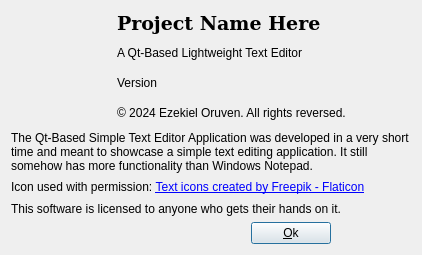
<?xml version="1.0" encoding="UTF-8"?>
<ui version="4.0">
 <class>AboutDialog</class>
 <widget class="QDialog" name="AboutDialog">
  <property name="geometry">
   <rect>
    <x>0</x>
    <y>0</y>
    <width>422</width>
    <height>255</height>
   </rect>
  </property>
  <property name="windowTitle">
   <string>Dialog</string>
  </property>
  <layout class="QVBoxLayout" name="verticalLayout_2">
   <item>
    <layout class="QHBoxLayout" name="horizontalLayout">
     <item>
      <widget class="QLabel" name="label">
       <property name="maximumSize">
        <size>
         <width>100</width>
         <height>100</height>
        </size>
       </property>
       <property name="text">
        <string/>
       </property>
       <property name="pixmap">
        <pixmap resource="images.qrc">:/images/icons/icon.png</pixmap>
       </property>
       <property name="scaledContents">
        <bool>true</bool>
       </property>
      </widget>
     </item>
     <item>
      <layout class="QVBoxLayout" name="verticalLayout">
       <item>
        <widget class="QLabel" name="mainNameLabel">
         <property name="font">
          <font>
           <family>DejaVu Serif</family>
           <pointsize>14</pointsize>
           <bold>true</bold>
          </font>
         </property>
         <property name="text">
          <string>Project Name Here</string>
         </property>
        </widget>
       </item>
       <item>
        <widget class="QLabel" name="captionLabel">
         <property name="text">
          <string>A Qt-Based Lightweight Text Editor</string>
         </property>
        </widget>
       </item>
       <item>
        <widget class="QLabel" name="versionLabel">
         <property name="text">
          <string>Version</string>
         </property>
        </widget>
       </item>
       <item>
        <widget class="QLabel" name="label_2">
         <property name="text">
          <string>© 2024 Ezekiel Oruven. All rights reversed.</string>
         </property>
        </widget>
       </item>
      </layout>
     </item>
    </layout>
   </item>
   <item>
    <layout class="QVBoxLayout" name="verticalLayout_3">
     <item>
      <widget class="QLabel" name="descriptionLabel">
       <property name="text">
        <string>The Qt-Based Simple Text Editor Application was developed in a very short
time and meant to showcase a simple text editing application. It still
somehow has more functionality than Windows Notepad.</string>
       </property>
       <property name="textFormat">
        <enum>Qt::AutoText</enum>
       </property>
      </widget>
     </item>
     <item>
      <widget class="QLabel" name="iconPermissionLabel">
       <property name="text">
        <string>&lt;html&gt;&lt;head/&gt;&lt;body&gt;&lt;p&gt;Icon used with permission: &lt;a href=&quot;https://www.flaticon.com/free-icons/text&quot;&gt;&lt;span style=&quot; text-decoration: underline; color:#0000ff;&quot;&gt;Text icons created by Freepik - Flaticon&lt;/span&gt;&lt;/a&gt;&lt;/p&gt;&lt;/body&gt;&lt;/html&gt;</string>
       </property>
       <property name="openExternalLinks">
        <bool>true</bool>
       </property>
      </widget>
     </item>
     <item>
      <widget class="QLabel" name="licensedToLabel">
       <property name="text">
        <string>This software is licensed to anyone who gets their hands on it.</string>
       </property>
      </widget>
     </item>
     <item>
      <layout class="QHBoxLayout" name="horizontalLayout_2">
       <item>
        <spacer name="horizontalSpacer">
         <property name="orientation">
          <enum>Qt::Horizontal</enum>
         </property>
         <property name="sizeType">
          <enum>QSizePolicy::Expanding</enum>
         </property>
         <property name="sizeHint" stdset="0">
          <size>
           <width>40</width>
           <height>20</height>
          </size>
         </property>
        </spacer>
       </item>
       <item>
        <widget class="QPushButton" name="okButton">
         <property name="text">
          <string>&amp;Ok</string>
         </property>
        </widget>
       </item>
       <item>
        <spacer name="horizontalSpacer_2">
         <property name="orientation">
          <enum>Qt::Horizontal</enum>
         </property>
         <property name="sizeType">
          <enum>QSizePolicy::Fixed</enum>
         </property>
         <property name="sizeHint" stdset="0">
          <size>
           <width>80</width>
           <height>20</height>
          </size>
         </property>
        </spacer>
       </item>
      </layout>
     </item>
    </layout>
   </item>
  </layout>
 </widget>
 <resources>
  <include location="images.qrc"/>
 </resources>
 <connections>
  <connection>
   <sender>okButton</sender>
   <signal>clicked()</signal>
   <receiver>AboutDialog</receiver>
   <slot>accept()</slot>
   <hints>
    <hint type="sourcelabel">
     <x>281</x>
     <y>231</y>
    </hint>
    <hint type="destinationlabel">
     <x>214</x>
     <y>113</y>
    </hint>
   </hints>
  </connection>
 </connections>
</ui>
